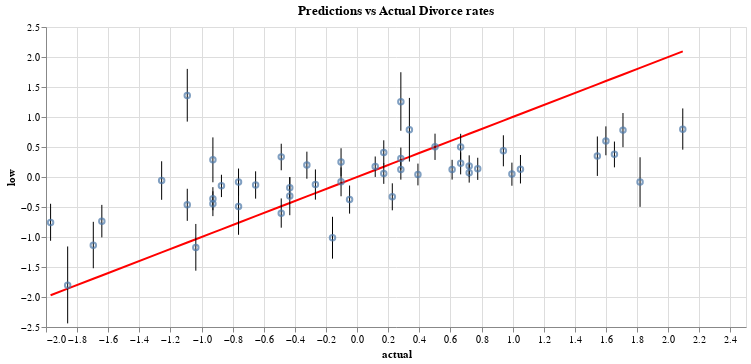

This figure's notebook cell:
### Markdown cell above
### Code 5.17

### Code cell
res = pd.DataFrame( {"low":mu_PI[0], "hi":mu_PI[1], "pred":mu_mean, "actual":d.D, "state": d.Location})

base = alt.Chart(res)


line = base.mark_line(color="red").encode(
    x="actual:Q",
    y="actual:Q")

error = base.mark_errorbar().encode(
    x="actual:Q",
    y="low:Q",
    y2="hi:Q"
)

points = base.mark_point().encode(
    x="actual:Q",
    y="pred:Q",
    tooltip=["state", "pred","low","actual","hi"]).properties(width=700, title="Predictions vs Actual Divorce rates - Model 5.3  D <- A -> M ")


line + error + points

### Figure 1 — Vega-Lite specification as saved in the notebook (floating-point values rounded to 4 significant figures)
{"config": {"view": {"continuousWidth": 400, "continuousHeight": 300}}, "layer": [{"mark": {"type": "line", "color": "red"}, "encoding": {"x": {"type": "quantitative", "field": "actual"}, "y": {"type": "quantitative", "field": "actual"}}}, {"mark": "errorbar", "encoding": {"x": {"type": "quantitative", "field": "actual"}, "y": {"type": "quantitative", "field": "low"}, "y2": {"field": "hi"}}}, {"mark": "point", "encoding": {"tooltip": [{"type": "nominal", "field": "state"}, {"type": "quantitative", "field": "pred"}, {"type": "quantitative", "field": "low"}, {"type": "quantitative", "field": "actual"}, {"type": "quantitative", "field": "hi"}], "x": {"type": "quantitative", "field": "actual"}, "y": {"type": "quantitative", "field": "pred"}}, "title": "Predictions vs Actual Divorce rates", "width": 700}], "data": {"name": "data-2515c27ba73968010048a44dbb93295d"}, "$schema": "https://vega.github.io/schema/vega-lite/v4.8.1.json", "datasets": {"data-2515c27ba73968010048a44dbb93295d": [{"low": 0.1607, "hi": 0.5908, "pred": 0.3776, "actual": 1.654, "state": "Alabama"}, {"low": 0.01779, "hi": 0.6755, "pred": 0.3485, "actual": 1.544, "state": "Alaska"}, {"low": -0.0434, "hi": 0.2864, "pred": 0.1245, "actual": 0.6107, "state": "Arizona"}, {"low": 0.4552, "hi": 1.143, "pred": 0.7961, "actual": 2.094, "state": "Arkansas"}, {"low": -0.5535, "hi": -0.1696, "pred": -0.3625, "actual": -0.9271, "state": "California"}, {"low": -0.1079, "hi": 0.3667, "pred": 0.131, "actual": 1.05, "state": "Colorado"}, {"low": -1.006, "hi": -0.4647, "pred": -0.7379, "actual": -1.641, "state": "Connecticut"}, {"low": -0.6368, "hi": -0.001661, "pred": -0.3166, "actual": -0.4328, "state": "Delaware"}, {"low": -2.44, "hi": -1.158, "pred": -1.803, "actual": -1.861, "state": "District of Columbia"}, {"low": -0.3608, "hi": 0.09462, "pred": -0.1324, "actual": -0.6525, "state": "Florida"}, {"low": -0.1457, "hi": 0.2396, "pred": 0.04949, "actual": 0.9952, "state": "Georgia"}, {"low": -0.9629, "hi": -0.02427, "pred": -0.4923, "actual": -0.7623, "state": "Hawaii"}, {"low": 0.9233, "hi": 1.802, "pred": 1.358, "actual": -1.092, "state": "Idaho"}, {"low": -0.6523, "hi": -0.2383, "pred": -0.4468, "actual": -0.9271, "state": "Illinois"}, {"low": -0.0008434, "hi": 0.361, "pred": 0.1817, "actual": 0.7206, "state": "Indiana"}, {"low": 0.1214, "hi": 0.4904, "pred": 0.3094, "actual": 0.2812, "state": "Iowa"}, {"low": 0.2843, "hi": 0.7222, "pred": 0.5026, "actual": 0.5009, "state": "Kansas"}, {"low": 0.3617, "hi": 0.844, "pred": 0.6019, "actual": 1.599, "state": "Kentucky"}, {"low": -0.0936, "hi": 0.228, "pred": 0.07004, "actual": 0.7206, "state": "Louisiana"}, {"low": -0.498, "hi": 0.3289, "pred": -0.08441, "actual": 1.819, "state": "Maine"}, {"low": -0.8449, "hi": -0.3572, "pred": -0.6033, "actual": -0.4877, "state": "Maryland"}, {"low": -1.562, "hi": -0.7826, "pred": -1.173, "actual": -1.037, "state": "Massachusetts"}, {"low": -0.3773, "hi": 0.126, "pred": -0.1255, "actual": -0.268, "state": "Michigan"}, {"low": -0.38, "hi": 0.2621, "pred": -0.05872, "actual": -1.257, "state": "Minnesota"}, {"low": -0.04845, "hi": 0.3208, "pred": 0.1382, "actual": 0.7755, "state": "Mississippi"}, {"low": 0.01102, "hi": 0.479, "pred": 0.2485, "actual": -0.1033, "state": "Missouri"}, {"low": -0.02858, "hi": 0.4223, "pred": 0.1995, "actual": -0.3229, "state": "Montana"}, {"low": 0.1119, "hi": 0.5546, "pred": 0.3355, "actual": -0.4877, "state": "Nebraska"}, {"low": -0.5551, "hi": -0.1053, "pred": -0.3296, "actual": 0.2263, "state": "New Hampshire"}, {"low": -1.063, "hi": -0.4463, "pred": -0.7567, "actual": -1.971, "state": "New Jersey"}, {"low": -0.04421, "hi": 0.2842, "pred": 0.1231, "actual": 0.2812, "state": "New Mexico"}, {"low": -1.521, "hi": -0.747, "pred": -1.137, "actual": -1.696, "state": "New York"}, {"low": 0.001024, "hi": 0.3419, "pred": 0.1735, "actual": 0.1164, "state": "North Carolina"}, {"low": -0.08776, "hi": 0.66, "pred": 0.2885, "actual": -0.9271, "state": "North Dakota"}, {"low": -0.3213, "hi": 0.1591, "pred": -0.08065, "actual": -0.1033, "state": "Ohio"}, {"low": 0.497, "hi": 1.066, "pred": 0.7814, "actual": 1.709, "state": "Oklahoma"}, {"low": -0.1399, "hi": 0.2232, "pred": 0.04299, "actual": 0.391, "state": "Oregon"}, {"low": -0.7307, "hi": -0.1959, "pred": -0.4642, "actual": -1.092, "state": "Pennsylvania"}, {"low": -1.361, "hi": -0.6635, "pred": -1.011, "actual": -0.1582, "state": "Rhode Island"}, {"low": -0.3346, "hi": 0.03749, "pred": -0.1474, "actual": -0.8721, "state": "South Carolina"}, {"low": 0.04325, "hi": 0.4094, "pred": 0.2279, "actual": 0.6656, "state": "South Dakota"}, {"low": 0.1779, "hi": 0.6951, "pred": 0.4389, "actual": 0.9402, "state": "Tennessee"}, {"low": 0.2063, "hi": 0.6117, "pred": 0.4101, "actual": 0.1714, "state": "Texas"}, {"low": 0.7706, "hi": 1.746, "pred": 1.256, "actual": 0.2812, "state": "Utah"}, {"low": -0.6103, "hi": -0.142, "pred": -0.3759, "actual": -0.04833, "state": "Vermont"}, {"low": -0.3621, "hi": -0.003296, "pred": -0.1803, "actual": -0.4328, "state": "Virginia"}, {"low": -0.1143, "hi": 0.2283, "pred": 0.05908, "actual": 0.1714, "state": "Washington"}, {"low": 0.2827, "hi": 0.7203, "pred": 0.5012, "actual": 0.6656, "state": "West Virginia"}, {"low": -0.3113, "hi": 0.1409, "pred": -0.08476, "actual": -0.7623, "state": "Wisconsin"}, {"low": 0.2575, "hi": 1.318, "pred": 0.7876, "actual": 0.3361, "state": "Wyoming"}]}}
